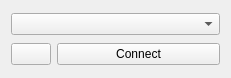
         <widget class="QWidget" name="page">
          <property name="geometry">
           <rect>
            <x>0</x>
            <y>0</y>
            <width>231</width>
            <height>78</height>
           </rect>
          </property>
          <attribute name="label">
           <string>Serial Connection</string>
          </attribute>
          <layout class="QGridLayout" name="gridLayout_49">
           <item row="0" column="0" colspan="2">
            <widget class="QComboBox" name="serialCombobox">
             <property name="sizePolicy">
              <sizepolicy hsizetype="MinimumExpanding" vsizetype="Fixed">
               <horstretch>0</horstretch>
               <verstretch>0</verstretch>
              </sizepolicy>
             </property>
            </widget>
           </item>
           <item row="1" column="0">
            <widget class="QPushButton" name="refreshButton">
             <property name="sizePolicy">
              <sizepolicy hsizetype="Fixed" vsizetype="Fixed">
               <horstretch>0</horstretch>
               <verstretch>0</verstretch>
              </sizepolicy>
             </property>
             <property name="text">
              <string/>
             </property>
             <property name="icon">
              <iconset resource="resources.qrc">
               <normaloff>:/res/refresh.png</normaloff>:/res/refresh.png</iconset>
             </property>
            </widget>
           </item>
           <item row="1" column="1">
            <widget class="QPushButton" name="serialConnectButton">
             <property name="text">
              <string>Connect</string>
             </property>
            </widget>
           </item>
          </layout>
         </widget>
